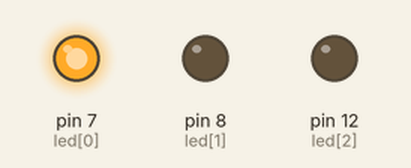
A sketch run on a simulated Arduino Uno, built with avr-gcc and run on an emulated ATmega328P. Parts: output pins drawn as LEDs (lit = HIGH).

Above: at 0.5 s.
At 2.5 s:
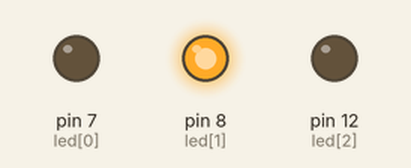
At 4.5 s:
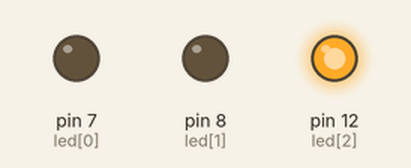
At 9.5 s:
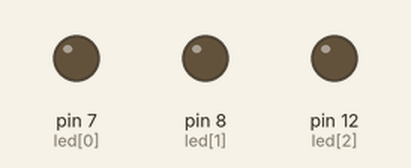
Timing chart, 0 to 10.4 s (numbered marks = the images above):
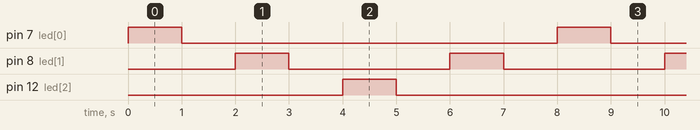

Measured:
- by itself, pin 7 (led[0]), pin 12 (led[2]): alternates HIGH for 1.0 s and LOW for 7.0 s
- by itself, pin 8 (led[1]): alternates HIGH for 1.0 s and LOW for 3.0 s
- by itself, everything shown: repeats every 8.0 s, in 8 steps

The sketch:

lab02.ino
```cpp
// Filename: lab02.ino
// Description: AaPaTo Maker Course 2016 week2 lab02 sample code
// Author: Jevan Chan <jevan0307@gmail.com>
// Last update: Dec 16, 2016

// 宣告一個長度是 3 的整數陣列，並將腳位編號放到陣列中
int led[3] = {7, 8, 12};
// 整數變數紀錄現在亮的是哪一顆 LED 燈
int lightLED;
// 整數變數紀錄現在是正序亮燈還是逆序亮燈
int direction;

void setup() {
    // 初始化輸出腳位
    pinMode(led[0], OUTPUT);
    pinMode(led[1], OUTPUT);
    pinMode(led[2], OUTPUT);

    // 最開始先亮第一顆 LED
    lightLED = 0;
    // 一開始先以正序亮燈 (0號 -> 1號 -> 2號)
    direction = 1;
}

void loop() {
    // 亮起 LED 燈
    digitalWrite(led[lightLED], HIGH);
    delay(1000);
    // 熄滅 LED 燈
    digitalWrite(led[lightLED], LOW);
    delay(1000);

    // 判斷這次亮的是不是頭尾的 LED 燈，如果是的話切換方向
    if( lightLED == 2 ){
        direction = -1;
    }
    else if(lightLED == 0){
        direction = 1;
    }

    // 將要亮的 LED 編號移往下一個
    lightLED += direction;
}
```
